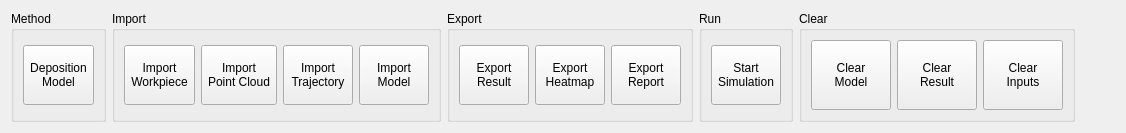
     <widget class="QWidget" name="tabThicknessPrediction">
      <attribute name="title">
       <string>Thickness prediction</string>
      </attribute>
      <layout class="QHBoxLayout" name="thicknessPredictionLayout">
       <item>
        <widget class="QGroupBox" name="groupThicknessMethod">
         <property name="title">
          <string>Method</string>
         </property>
         <layout class="QHBoxLayout" name="groupThicknessMethodLayout">
          <item>
           <widget class="QToolButton" name="btnThicknessMethod">
            <property name="minimumSize">
             <size>
              <width>70</width>
              <height>60</height>
             </size>
            </property>
            <property name="text">
             <string>Deposition
Model</string>
            </property>
            <property name="icon">
             <iconset resource="RibbonWidget.qrc">:/RibbonWidget/images/icons/icon_deposition_model.png<normaloff>:/RibbonWidget/images/icons/icon_deposition_model.png</normaloff>
             </iconset>
            </property>
            <property name="iconSize">
             <size>
              <width>28</width>
              <height>28</height>
             </size>
            </property>
            <property name="popupMode">
             <enum>QToolButton::InstantPopup</enum>
            </property>
            <property name="toolButtonStyle">
             <enum>Qt::ToolButtonTextUnderIcon</enum>
            </property>
           </widget>
          </item>
         </layout>
        </widget>
       </item>
       <item>
        <widget class="QGroupBox" name="groupThicknessImport">
         <property name="title">
          <string>Import</string>
         </property>
         <layout class="QHBoxLayout" name="groupThicknessImportLayout">
          <item>
           <widget class="QToolButton" name="btnImportThicknessWorkpiece">
            <property name="minimumSize">
             <size>
              <width>70</width>
              <height>60</height>
             </size>
            </property>
            <property name="text">
             <string>Import
Workpiece</string>
            </property>
            <property name="icon">
             <iconset resource="RibbonWidget.qrc">:/RibbonWidget/images/icons/icon_workpiece.png<normaloff>:/RibbonWidget/images/icons/icon_workpiece.png</normaloff>
             </iconset>
            </property>
            <property name="iconSize">
             <size>
              <width>28</width>
              <height>28</height>
             </size>
            </property>
            <property name="toolButtonStyle">
             <enum>Qt::ToolButtonTextUnderIcon</enum>
            </property>
           </widget>
          </item>
          <item>
           <widget class="QToolButton" name="btnImportPointCloud">
            <property name="minimumSize">
             <size>
              <width>70</width>
              <height>60</height>
             </size>
            </property>
            <property name="text">
             <string>Import
Point Cloud</string>
            </property>
            <property name="icon">
             <iconset resource="RibbonWidget.qrc">:/RibbonWidget/images/icons/icon_load_model.png<normaloff>:/RibbonWidget/images/icons/icon_load_model.png</normaloff>
             </iconset>
            </property>
            <property name="iconSize">
             <size>
              <width>28</width>
              <height>28</height>
             </size>
            </property>
            <property name="toolButtonStyle">
             <enum>Qt::ToolButtonTextUnderIcon</enum>
            </property>
           </widget>
          </item>
          <item>
           <widget class="QToolButton" name="btnImportThicknessTrajectory">
            <property name="minimumSize">
             <size>
              <width>70</width>
              <height>60</height>
             </size>
            </property>
            <property name="text">
             <string>Import
Trajectory</string>
            </property>
            <property name="icon">
             <iconset resource="RibbonWidget.qrc">:/RibbonWidget/images/icons/icon_import_trajectory.png<normaloff>:/RibbonWidget/images/icons/icon_import_trajectory.png</normaloff>
             </iconset>
            </property>
            <property name="iconSize">
             <size>
              <width>28</width>
              <height>28</height>
             </size>
            </property>
            <property name="toolButtonStyle">
             <enum>Qt::ToolButtonTextUnderIcon</enum>
            </property>
           </widget>
          </item>
          <item>
           <widget class="QToolButton" name="btnImportDepositionModel">
            <property name="minimumSize">
             <size>
              <width>70</width>
              <height>60</height>
             </size>
            </property>
            <property name="text">
             <string>Import
Model</string>
            </property>
            <property name="icon">
             <iconset resource="RibbonWidget.qrc">:/RibbonWidget/images/icons/icon_deposition_model.png<normaloff>:/RibbonWidget/images/icons/icon_deposition_model.png</normaloff>
             </iconset>
            </property>
            <property name="iconSize">
             <size>
              <width>28</width>
              <height>28</height>
             </size>
            </property>
            <property name="toolButtonStyle">
             <enum>Qt::ToolButtonTextUnderIcon</enum>
            </property>
           </widget>
          </item>
         </layout>
        </widget>
       </item>
       <item>
        <widget class="QGroupBox" name="groupThicknessExport">
         <property name="title">
          <string>Export</string>
         </property>
         <layout class="QHBoxLayout" name="groupThicknessExportLayout">
          <item>
           <widget class="QToolButton" name="btnExportThicknessResult">
            <property name="minimumSize">
             <size>
              <width>70</width>
              <height>60</height>
             </size>
            </property>
            <property name="text">
             <string>Export
Result</string>
            </property>
            <property name="icon">
             <iconset resource="RibbonWidget.qrc">:/RibbonWidget/images/icons/icon_export_settings.png<normaloff>:/RibbonWidget/images/icons/icon_export_settings.png</normaloff>
             </iconset>
            </property>
            <property name="iconSize">
             <size>
              <width>28</width>
              <height>28</height>
             </size>
            </property>
            <property name="toolButtonStyle">
             <enum>Qt::ToolButtonTextUnderIcon</enum>
            </property>
           </widget>
          </item>
          <item>
           <widget class="QToolButton" name="btnExportHeatmap">
            <property name="minimumSize">
             <size>
              <width>70</width>
              <height>60</height>
             </size>
            </property>
            <property name="text">
             <string>Export
Heatmap</string>
            </property>
            <property name="icon">
             <iconset resource="RibbonWidget.qrc">:/RibbonWidget/images/icons/icon_export_settings.png<normaloff>:/RibbonWidget/images/icons/icon_export_settings.png</normaloff>
             </iconset>
            </property>
            <property name="iconSize">
             <size>
              <width>28</width>
              <height>28</height>
             </size>
            </property>
            <property name="toolButtonStyle">
             <enum>Qt::ToolButtonTextUnderIcon</enum>
            </property>
           </widget>
          </item>
          <item>
           <widget class="QToolButton" name="btnExportThicknessReport">
            <property name="minimumSize">
             <size>
              <width>70</width>
              <height>60</height>
             </size>
            </property>
            <property name="text">
             <string>Export
Report</string>
            </property>
            <property name="icon">
             <iconset resource="RibbonWidget.qrc">:/RibbonWidget/images/icons/icon_export_settings.png<normaloff>:/RibbonWidget/images/icons/icon_export_settings.png</normaloff>
             </iconset>
            </property>
            <property name="iconSize">
             <size>
              <width>28</width>
              <height>28</height>
             </size>
            </property>
            <property name="toolButtonStyle">
             <enum>Qt::ToolButtonTextUnderIcon</enum>
            </property>
           </widget>
          </item>
         </layout>
        </widget>
       </item>
       <item>
        <widget class="QGroupBox" name="groupThicknessRun">
         <property name="title">
          <string>Run</string>
         </property>
         <layout class="QHBoxLayout" name="groupThicknessRunLayout">
          <item>
           <widget class="QToolButton" name="btnStartThicknessSimulation">
            <property name="minimumSize">
             <size>
              <width>70</width>
              <height>60</height>
             </size>
            </property>
            <property name="text">
             <string>Start
Simulation</string>
            </property>
            <property name="icon">
             <iconset resource="RibbonWidget.qrc">:/RibbonWidget/images/icons/icon_thickness_simulation.png<normaloff>:/RibbonWidget/images/icons/icon_thickness_simulation.png</normaloff>
             </iconset>
            </property>
            <property name="iconSize">
             <size>
              <width>28</width>
              <height>28</height>
             </size>
            </property>
            <property name="toolButtonStyle">
             <enum>Qt::ToolButtonTextUnderIcon</enum>
            </property>
           </widget>
          </item>
         </layout>
        </widget>
       </item>
       <item>
        <widget class="QGroupBox" name="groupThicknessClear">
         <property name="title">
          <string>Clear</string>
         </property>
         <layout class="QHBoxLayout" name="groupThicknessClearLayout">
          <item>
           <widget class="QToolButton" name="btnClearDepositionModel">
            <property name="minimumSize">
             <size>
              <width>80</width>
              <height>70</height>
             </size>
            </property>
            <property name="text">
             <string>Clear
Model</string>
            </property>
            <property name="icon">
             <iconset resource="RibbonWidget.qrc">:/RibbonWidget/images/icons/icon_clear.png<normaloff>:/RibbonWidget/images/icons/icon_clear.png</normaloff>
             </iconset>
            </property>
            <property name="iconSize">
             <size>
              <width>28</width>
              <height>28</height>
             </size>
            </property>
            <property name="toolButtonStyle">
             <enum>Qt::ToolButtonTextUnderIcon</enum>
            </property>
           </widget>
          </item>
          <item>
           <widget class="QToolButton" name="btnClearThicknessResult">
            <property name="minimumSize">
             <size>
              <width>80</width>
              <height>70</height>
             </size>
            </property>
            <property name="text">
             <string>Clear
Result</string>
            </property>
            <property name="icon">
             <iconset resource="RibbonWidget.qrc">:/RibbonWidget/images/icons/icon_clear.png<normaloff>:/RibbonWidget/images/icons/icon_clear.png</normaloff>
             </iconset>
            </property>
            <property name="iconSize">
             <size>
              <width>28</width>
              <height>28</height>
             </size>
            </property>
            <property name="toolButtonStyle">
             <enum>Qt::ToolButtonTextUnderIcon</enum>
            </property>
           </widget>
          </item>
          <item>
           <widget class="QToolButton" name="btnClearThicknessInputs">
            <property name="minimumSize">
             <size>
              <width>80</width>
              <height>70</height>
             </size>
            </property>
            <property name="text">
             <string>Clear
Inputs</string>
            </property>
            <property name="icon">
             <iconset resource="RibbonWidget.qrc">:/RibbonWidget/images/icons/icon_clear.png<normaloff>:/RibbonWidget/images/icons/icon_clear.png</normaloff>
             </iconset>
            </property>
            <property name="iconSize">
             <size>
              <width>28</width>
              <height>28</height>
             </size>
            </property>
            <property name="toolButtonStyle">
             <enum>Qt::ToolButtonTextUnderIcon</enum>
            </property>
           </widget>
          </item>
         </layout>
        </widget>
       </item>
       <item>
        <spacer name="thicknessHorizontalSpacer">
         <property name="orientation">
          <enum>Qt::Horizontal</enum>
         </property>
         <property name="sizeHint" stdset="0">
          <size>
           <width>40</width>
           <height>20</height>
          </size>
         </property>
        </spacer>
       </item>
      </layout>
     </widget>
